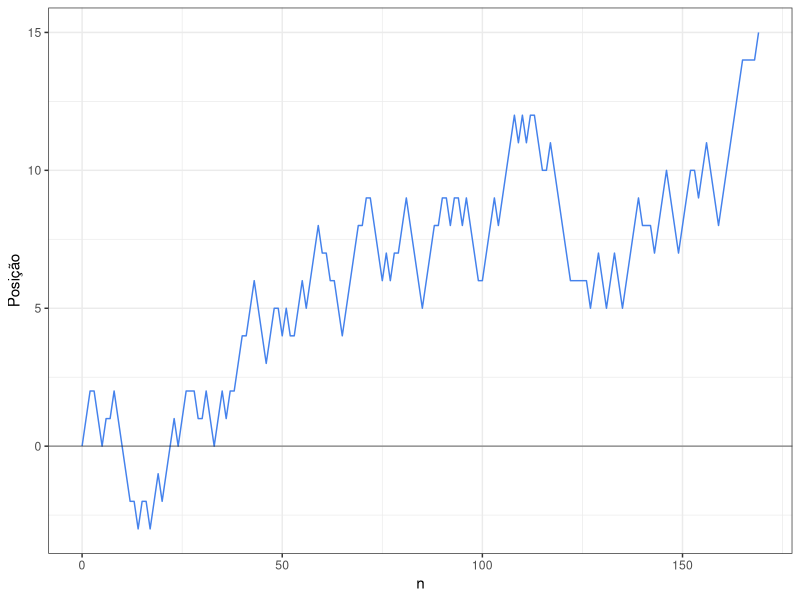

Write R code to recreate this figure.
## ---- chunk 1
# Ruina do jogador
set.seed(75898)
start <- 20 # capital inicial
d <- 60
p <- 0.5
gain <- start
vec <- c(start)
cont <- 0
while (0 < gain && gain < d) {
    cont <- cont + 1
    gain <- gain + sample(c(-1, 1), size = 1, prob = c(1 - p, p))
    vec <- c(vec, gain)
}
## ---- chunk 2
# Passeio aleatório simples
set.seed(75898)
pos <- 0 # posição inicial
d <- 15
p <- 0.4
q <- 0.4
r <- 0.2
stopifnot(p + q + r == 1)
vec <- c(pos)
cont <- 0
while (-d < pos && pos < d) {
    cont <- cont + 1
    pos <- pos + sample(c(1, -1, 0), size = 1, prob = c(p, q, r))
    vec <- c(vec, pos)
}
## ---- chunk 3
#| echo: false
library(ggplot2)
data.frame(n = 0:cont, Posição = vec) |> 
    ggplot(aes(x = n, y = Posição)) +
    geom_line(color = "#4582ec") +
    geom_abline(slope = 0, intercept = 0, color = "#00000060") +
    theme_bw()
